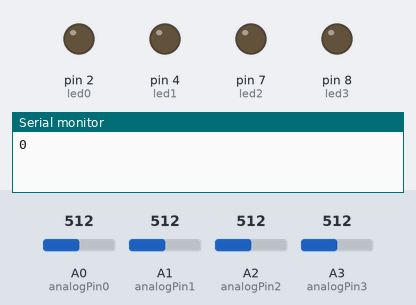
This sketch was run on a simulated Arduino Uno, built with avr-gcc and run on an emulated ATmega328P. On the bench: output pins drawn as LEDs (lit = HIGH), the last lines printed to the serial monitor. Dashed ring = blinking. The test bench sets the inputs (shaded band); at power-on: A0 (analogPin0) = 512, A1 (analogPin1) = 512, A2 (analogPin2) = 512, A3 (analogPin3) = 512. Random numbers use the default seed unless the sketch sets one.

Above: at 1.2 s.
1.3 s: A0 (analogPin0) set to 421
4.3 s: A0 (analogPin0) set to 398
At 6.8 s:
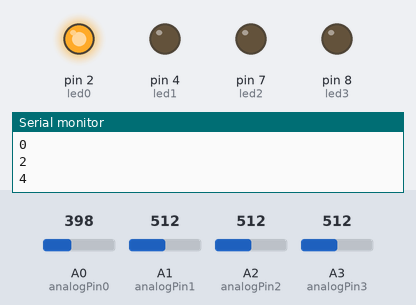
7.3 s: A1 (analogPin1) set to 423
10.3 s: A1 (analogPin1) set to 392
11.8 s: A2 (analogPin2) set to 418
14.8 s: A2 (analogPin2) set to 400
At 16.8 s:
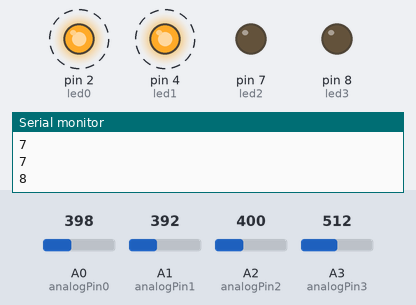
At 18.8 s:
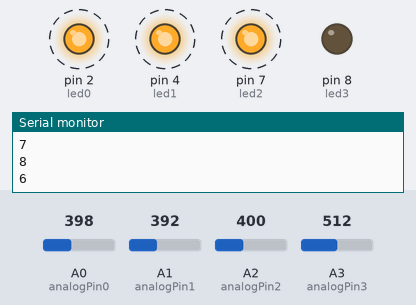
Timing chart, 0 to 23.5 s (numbered marks = the images above; inputs shaded):
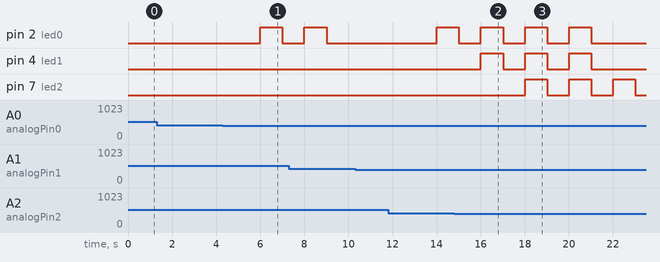

Measured:
- the behaviour switches between 410 and 409 on A0 (analogPin0) (found by bisection; images 0 and 1)
- the behaviour switches between 410 and 409 on A2 (analogPin2) (found by bisection; images 1 and 2)
- after the input at 4.3 s, pin 2 (led0): LOW → HIGH after 1.7 s, → LOW 1.0 s later
- after the input at 14.8 s, pin 7 (led2): alternates HIGH for 1.0 s and LOW for 1.0 s, starting after 3.2 s
- by itself, pin 4 (led1): alternates HIGH for 1.0 s and LOW for 1.0 s, 6 changes in all, then stays LOW

The sketch:

ECE387_midterm.ino
```cpp
//pins and variables for voltage detect
float voltage0=0;
float voltage1=0;
float voltage2=0;
float voltage3=0;
int sensorValue0=0;
int sensorValue1=0;
int sensorValue2=0;
int sensorValue3=0;
int analogPin0=A0;
int analogPin1=A1;
int analogPin2=A2;
int analogPin3=A3;
int ledValue0=0;
int ledValue1=0;
int ledValue2=0;
int ledValue3=0;

unsigned long currentTime;
unsigned long currentTime2;
unsigned long startTime=0;


//pins and variable for leds
int led0=2;
int led1=4;
int led2=7;
int led3=8;
float randNumber0=0;
float randNumber1=0;
float randNumber2=0;
float randNumber3=0;

int score=0;

void setup()
{
  Serial.begin(9600);
  pinMode(analogPin0,INPUT);
  pinMode(analogPin1,INPUT);
  pinMode(analogPin2,INPUT);
  pinMode(analogPin3,INPUT);

  randomSeed(analogRead(0));
  randomSeed(analogRead(1));
  randomSeed(analogRead(2));
  randomSeed(analogRead(3));
  pinMode(led0,OUTPUT);
  pinMode(led1,OUTPUT);
  pinMode(led2,OUTPUT);
  pinMode(led3,OUTPUT);

  unsigned long currentTime=millis();

}

void loop()
{
  //detect if the botton pressed
  sensorValue0=analogRead(analogPin0);
  voltage0=sensorValue0*5/1023;

  sensorValue1=analogRead(analogPin1);
  voltage1=sensorValue1*5/1023;

  sensorValue2=analogRead(analogPin2);
  voltage2=sensorValue2*5/1023;

  sensorValue3=analogRead(analogPin3);
  voltage3=sensorValue3*5/1023;

//detcct if the user hit the right botton
  if((ledValue0==1)&&(voltage0>1))
  {
    digitalWrite(led0,LOW);
    ledValue0=0;
    score=score+2;
  }

  if((ledValue1==1)&&(voltage1>1))
  {
    digitalWrite(led1,LOW);
    ledValue1=0;
    score=score+2;
  }

  if((ledValue2==1)&&(voltage2>1))
  {
    digitalWrite(led2,LOW);
    ledValue2=0;
    score=score+2;
  }

  if((ledValue3==1)&&(voltage3>1))
  {
    digitalWrite(led3,LOW);
    ledValue3=0;
    score=score+2;
  }
  currentTime= millis();
  if(currentTime-startTime>2000)
  {
    startTime=currentTime;
    someLightON();
  }
  currentTime2=millis();
  if(currentTime2-startTime>1000)
  {
    Serial.println(score);
    allOFF();
  }

}

void someLightON()
{
  //random number to control leds
  randNumber0=random(10);
  randNumber1=random(10);
  randNumber2=random(10);
  randNumber3=random(10);

  //decide if the leds light
  if(randNumber0>5)
  {
    digitalWrite(led0,HIGH);
    ledValue0=1;
    score=score-1;
  }
  if(randNumber1>5)
  {
    digitalWrite(led1,HIGH);
    ledValue1=1;
    score=score-1;
  }
  if(randNumber2>5)
  {
    digitalWrite(led2,HIGH);
    ledValue2=1;
    score=score-1;
  }
  if(randNumber3>5)
  {
    digitalWrite(led3,HIGH);
    ledValue3=1;
    score=score-1;
  }
}

void allOFF()
{
  digitalWrite(led0,LOW);
  ledValue0=0;
  digitalWrite(led1,LOW);
  ledValue1=0;
  digitalWrite(led2,LOW);
  ledValue2=0;
  digitalWrite(led3,LOW);
  ledValue3=0;
  delay(1000);
}
```
